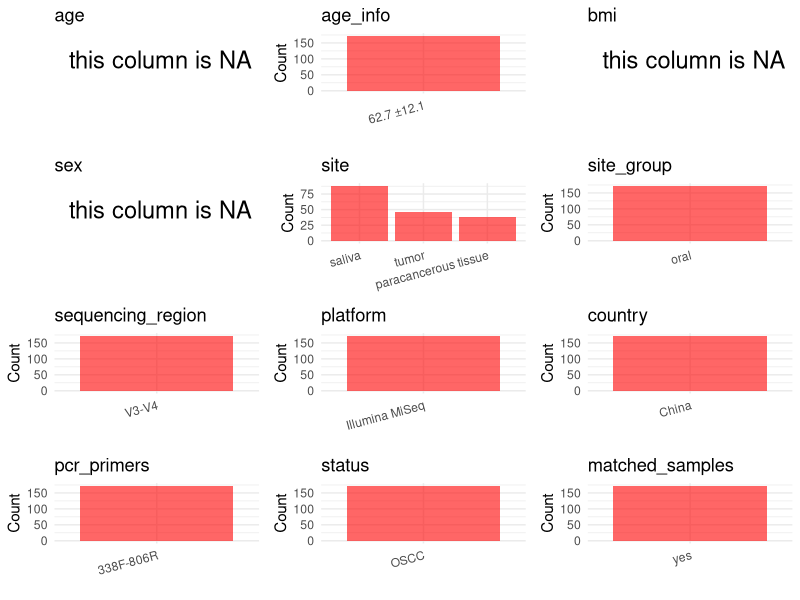

This figure's R source: (Note: this script raises an error after producing the figure.)
## ---- chunk 1
# Load libraries
library(dplyr)
library(ggplot2)
library(cowplot)
library(readxl)

# (1) Setting working directory
# EDIT HERE: change project_id for each study
project_id <- "OEP000837"

base_dir <- "/beegfs/huangxiaochang/global_oral/global-oral-microbiome/data/projects/"
setwd(file.path(base_dir, project_id))

# (2) Loading raw SRA metadata file
sra_file <- "OEP00000837_Data_1758007425482.xlsx"
initial_meta <- read_xlsx("OEP00000837_Data_1758007425482.xlsx", sheet = "sheet1")

# (3) OPTIONAL: If extra metadata (e.g., Table.x or supplemental materials) are available from the article, you may need to merge the file with initial_meta manually. Below is example code for merging. Depending on the specific case of each study, you can customize the code as needed.
# supp_table <- read.csv("supplemental_table.csv", header = TRUE)
# initial_meta <- left_join(initial_meta, supp_table, by = merge_col_name)
## ---- chunk 2
# (1) Read the article in the following order: abstract, the beginning of the results section, and the methods. Understand the sample size, experimental design, and disease group overview. Clarify the sampling sites; for oral and gut samples, specify the exact sites like supragingival plaque, tongue, etc.

# (2) IMPORTANT: MUST go through each column of initial_meta
# head(initial_meta, 10)

# IMPORTANT: Check the unique values in the column of interest or query column.
# lapply(initial_meta[c('body_habitat', 'body_product', 'body_site')], table) # site
# table(initial_meta$host_subject_id) # subject id
# table(initial_meta$platform..exp.) # output is Illumina
# table(initial_meta$target_subfragment..exp.)
## ---- chunk 3
# (1) EDIT HERE: Parameter setup
# NOTE: This project has no lab control samples (blanks/positives) or non-human samples. Leave keywords empty to skip filtering.
control_column <- NA   # column name in initial_meta
# unique(initial_meta[[control_column]])  # uncomment to explore
control_keywords <- c()     # Enter exact keywords

species_column <- NA          # column name in initial_meta
# unique(initial_meta[[species_column]])  # uncomment to explore
non_human_keywords <- c()            # Enter exact keywords


# (2) Remove controls and non-human samples. DO NOT need to modify code in this part, just run it.
n_samples <- nrow(initial_meta)
# Control evaluation
if (length(control_keywords) > 0) {
  if (is.null(control_column) || is.na(control_column) || control_column == "") {
    stop("Error: control_keywords provided but control_column is missing.")
  }

  if (!(control_column %in% colnames(initial_meta))) {
    stop(sprintf("Error: Column '%s' not found in initial_meta.", control_column))
  }

  control_pattern <- paste(control_keywords, collapse = "|")
  control_text <- initial_meta[[control_column]]
  is_control <- grepl(control_pattern, control_text)

} else {
  is_control <- rep(FALSE, n_samples)
}

# Non-human evaluation
if (length(non_human_keywords) > 0) {
  if (is.null(species_column) || species_column == "") {
    stop("Error: non_human_keywords provided but species_column is missing.")
  }

  if (!(species_column %in% colnames(initial_meta))) {
    stop(sprintf("Error: Column '%s' not found in initial_meta.", species_column))
  }

  non_human_pattern <- paste(non_human_keywords, collapse = "|")
  species_text <- initial_meta[[species_column]]
  is_non_human <- grepl(non_human_pattern, species_text)
} else {
  is_non_human <- rep(FALSE, n_samples)
}

# Execute removal
samples_to_remove <- is_control | is_non_human
initial_meta <- initial_meta[!samples_to_remove, ]

cat("Initial samples counts:",n_samples,"\n")
cat("Removed control samples:", sum(is_control), "\n")
cat("Removed non-human samples:", sum(is_non_human), "\n")
cat("Total samples removed ", sum(samples_to_remove), "\n")
cat("Remaining samples after Step 2:", nrow(initial_meta), "\n")
## ---- chunk 4
# Extract columns from initial_meta as follows:
# (1) No modification needed → extract directly.
# (2) Modification needed → create a column start with 'raw_' and mark the target column as "pending".
# (3) Need to find or determine based on the article.

metadata <- data.frame(
  bioproject = "OEP000837",
  sample_id = initial_meta$run_id,
  subject_id = "pending",
  age = NA,
  age_info = "62.7 ±12.1",
  bmi = NA,
  raw_sex = NA,
  sex = "pending",
  sequencing_region = "V3-V4",
  platform = "Illumina MiSeq",
  country = "China",
  raw_site = initial_meta$sample_name,
  site = "pending",
  site_group = "pending",
  public_time = "2020-04-14",
  pcr_primers = NA,
  title = NA,
  disease_study = NA,
  status = "pending",
  matched_samples = "pending",
  is_time_series = "no",
  stringsAsFactors = FALSE
)

metadata$public_time <- as.Date(metadata$public_time)
## ---- chunk 5
# (1) Handle the columns with the `raw_` prefix.
# IMPORTANT: Add comments if the modification is not straightforward!!
metadata$sex <- NA_character_

# Extract subject_id by removing sample type suffix from sample_name
metadata$subject_id <- gsub("-C|-T|-TY|-t", "", metadata$raw_site) # sample_name encodes sample type: -T=tumor, -C=paracancerous, -TY=saliva

# Determine site based on raw_site pattern
metadata$site <- case_when(
  grepl("TY", metadata$raw_site) ~ "saliva",
  grepl("T|t", metadata$raw_site) ~ "tumor",
  grepl("C", metadata$raw_site) ~ "paracancerous tissue"
) # sample_name encodes sample type: TY=saliva, T|t=tumor, C=paracancerous

metadata$status <- "OSCC"

# Add publication information
metadata$pcr_primers <- "338F-806R"
metadata$title <- "Oral Microbiota Analysis of Tissue Pairs and Saliva Samples From Patients With Oral Squamous Cell Carcinoma A Pilot Study"
metadata$disease_study <- "yes"

# Keep only subjects with saliva samples
keep_subjects <- metadata$subject_id[metadata$site == "saliva"]
metadata <- metadata[metadata$subject_id %in% keep_subjects, ]

## ---- chunk 6
# (2) Filling the 'site_group' and 'matched_samples' columns
# editing site_group
unique(metadata$site)
# EDIT HERE: add oral sites
Oral_site = c("saliva", "mouth", "tongue coating", "supragingival plaque", "subgingival plaque", "oral swab", "denture", "tooth", "abscess pus", "adjacent periodontal pocket", "patient healthy crevice", "healthy control crevice", "gingival crevicular fluid", "subgingival plaque", "paracancerous tissue", "tumor")
# EDIT HERE: add gut sites
Gut_site = c("feces", "stool")
# just run
metadata <- metadata %>%
  mutate(site_group = case_when(
    site %in% Oral_site ~ "oral",
    site %in% Gut_site ~ "gut",
    TRUE ~ "other"
  ))

# editing matched_samples, just run.
metadata$matched_samples <- ifelse(
  ave(metadata$subject_id, metadata$subject_id, FUN = length) > 1,
  "yes",
  "no"
)
## ---- chunk 7
# (3) check if there is pending value in metadata. If there is pending value, go on modify the metadata.
# Function to check if a column contains "pending"
has_pending <- function(col) {
  if (is.character(col) || is.factor(col)) {
    any(col == "pending", na.rm = TRUE)
  } else {
    FALSE
  }
}

# Check for any pending value
any_pending_value <- any(sapply(metadata, has_pending))

if (!any_pending_value) {
  message("Good! No cell contains the value 'pending'.")
} else {
  pending_cols <- names(metadata)[sapply(metadata, has_pending)]
  message("Columns containing 'pending': ", paste(pending_cols, collapse = ", "))
  message("Please continue to resolve these pending columns!")
}
## ---- chunk 8
# Select columns for visualization, just run
plot_data <- metadata %>%
  select(-bioproject, -sample_id, -subject_id, -title)

create_simple_plots <- function(data) {
  plots <- list()
  continuous_vars <- c("age", "bmi")

  for (col in colnames(data)) {
    if (all(is.na(data[[col]]))) {
      p <- ggplot() +
        annotate("text", x = 0.5, y = 0.5, label = "this column is NA", size = 6) +
        labs(title = col) +
        theme_void()
    } else if (col %in% continuous_vars && is.numeric(data[[col]])) {
      p <- ggplot(data, aes(x = .data[[col]])) +
        geom_histogram(fill = "blue", alpha = 0.6, bins = 20, na.rm = TRUE) +
        labs(title = col, x = col, y = "Count") +
        theme_minimal()
    } else {
      count_data <- as.data.frame(table(data[[col]], useNA = "ifany"))
      p <- ggplot(count_data, aes(x = reorder(Var1, -Freq), y = Freq)) +
        geom_col(fill = "red", alpha = 0.6) +
        labs(title = col, x = NULL, y = "Count") +
        theme_minimal() +
        theme(axis.text.x = element_text(angle = 15, hjust = 1))
    }
    plots[[col]] <- p
  }

  return(plots)
}

# Generate and arrange plots
plots <- create_simple_plots(plot_data)
p <- plot_grid(plots$age,
               plots$age_info,
               plots$bmi,
               plots$sex,
               plots$site,
               plots$site_group,
               plots$sequencing_region,
               plots$platform,
               plots$country,
               plots$pcr_primers,
               plots$status,
               plots$matched_samples,
               ncol = 3, align = "hv", axis = "lb")
ggsave("Metadata_Summary.png", plot = p, width = 8, height = 6, dpi = 150)
## ---- chunk 9
# Insert Metadata_Summary.png into the current Rmd output
knitr::include_graphics("Metadata_Summary.png")
## ---- chunk 10
# Reorder the data frame
fixed_cols <- c("bioproject", "sample_id", "subject_id", "age", "age_info",
                "bmi", "sex", "platform", "sequencing_region", "pcr_primers",
                "country", "site", "site_group", "disease_study", "status",
                "title", "public_time", "matched_samples", "is_time_series")
metadata <- metadata %>%
  select(all_of(fixed_cols), everything())

# save metadata
# head(metadata)
write.csv(metadata, file = "metadata_v2.csv", quote = TRUE, row.names = FALSE)
